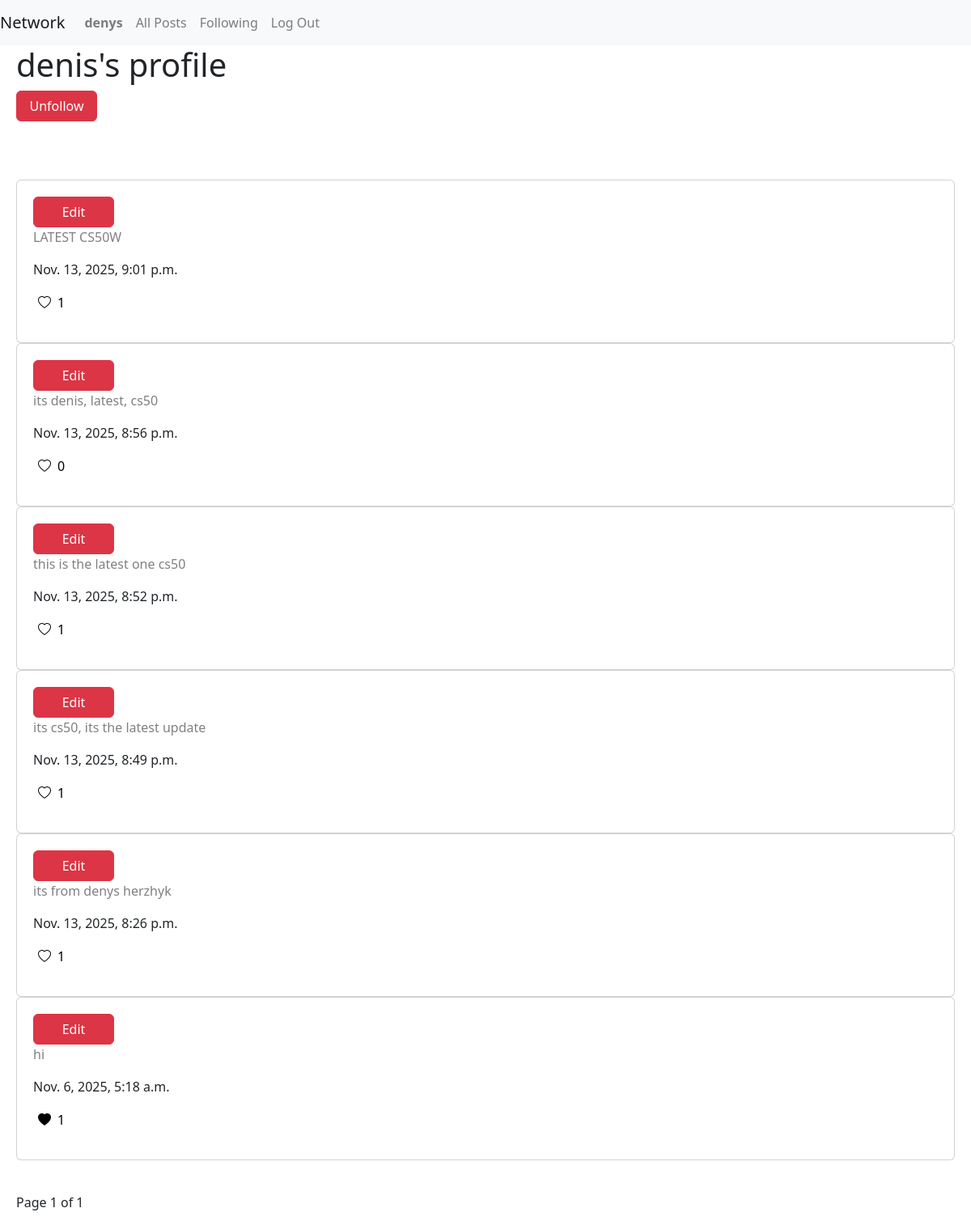
Page /profile/1/ (signed in) on the committed database.
### network/models.py (models this page shows, shortened)
class User(AbstractUser):
    pass

class Post(models.Model):
    creator = models.ForeignKey(User, on_delete=models.CASCADE)
    post_text = models.TextField()
    date = models.DateTimeField(auto_now_add=True)

### network/views.py (the view)
# urls.py: path("profile/<int:creator_id>/", views.profile, name="profile")
def profile(request, creator_id):
    if not request.user.is_authenticated:
        return render(request, 'network/register.html')
    creator = User.objects.get(pk=creator_id)
    posts = Post.objects.filter(creator=creator_id).order_by('-date')
    user_liked_posts = list(request.user.user_likes.values_list("post_id", flat=True))
    is_following = UserFollow.objects.filter(user=request.user, user_following=creator).exists()
    pagination = Paginator(posts, 10)
    page_number = request.GET.get('page')
    page_obj = pagination.get_page(page_number)
    return render(request, 'network/profile.html', {'is_following': is_following, 'creator_id': creator_id, 'creator': creator, 'user_liked_posts': user_liked_posts, "page_obj": page_obj})

### network/templates/network/profile.html (shortened to what this page needs)
{% extends "network/layout.html" %}
{% load static %}
{% block body %}
<div>
    {% if creator %}
    <div>
        <div style="display:flex; flex-direction: column;">
            <h1>{{creator}}'s profile</h1>
            {% if request.user != creator %}
            {% if is_following %}
            <button class="btn btn-danger" id="follow" style="width: 100px;" data-following-user-id="{{creator_id}}"
                data-logged-user-id="{{request.user.id}}">Unfollow</button>
            {% else %}
            <button class="btn btn-primary" id="follow" style="width: 100px;" data-following-user-id="{{creator_id}}"
                data-logged-user-id="{{request.user.id}}">Follow</button>
            {% endif %}
            {% else %}
            <button type="button" class="btn btn-secondary" style="width: 100px;" disabled>My profile</button>
            {% endif %}
        </div>
        <br><br><br>
        {% if page_obj %}
        {% for post in page_obj %}
        <div class="card" style="padding:20px;">
            <button class="btn btn-danger edit-btn" style="width: 100px;" data-post-id="{{post.id}}">Edit</button>
            <div data-block1-id="{{post.id}}" class="bl-1">
                <p class="card-text" id="txt" style="color: gray">{{post.post_text}}</p>
                <p class="">{{post.date}}</p>
                <button type="button" data-creator-id="{{request.user.id}}" data-like-post-id="{{post.id}}"
                    class="d-flex like-btn" style="background-color: white; border:none">
                    {% if post.id in user_liked_posts %}
                    <i class="bi bi-heart-fill"></i>
                    {% else %}
                    <i class="bi bi-heart"></i>
                    {% endif %}
                    <p class="like_count ml-2">{{post.post_likes.count }}</p>
                </button>
            </div>
        </div>
        {% endfor %}
        <nav aria-label="Page navigation example">
            <ul class="pagination">
                <br>
            </ul>
        </nav>
        <p class="current">
            Page {{page_obj.number}} of {{page_obj.paginator.num_pages}}
        </p>
        {% else %}
        <p>No posts are available yet</p>
        {% endif%}
    </div>
    {% else %}
    <p>User does not exist</p>
    {% endif %}
</div>
{% endblock%}

### network/templates/network/layout.html (shortened to what this page needs)
<!DOCTYPE html>
<html lang="en">
<head>
    <link rel="stylesheet" href="https://stackpath.bootstrapcdn.com/bootstrap/4.4.1/css/bootstrap.min.css"
>
    <link href="https://cdn.jsdelivr.net/npm/bootstrap@5.3.3/dist/css/bootstrap.min.css" rel="stylesheet">
    <link rel="stylesheet" href="https://cdn.jsdelivr.net/npm/bootstrap-icons@1.11.3/font/bootstrap-icons.min.css" />
</head>
<body>
    <nav class="navbar navbar-expand-lg navbar-light bg-light">
        <a class="navbar-brand" href="">Network</a>
        <div>
            <ul class="navbar-nav mr-auto">
                {% if user.is_authenticated %}
                <li class="nav-item">
                    <a class="nav-link" href="#"><strong>{{ user.username }}</strong></a>
                </li>
                {% endif %}
                <li class="nav-item">
                    <a class="nav-link" href="{% url 'posts' %}">All Posts</a>
                </li>
                {% if user.is_authenticated %}
                <li class="nav-item">
                    <a class="nav-link" href="{% url 'follow' %}">Following</a>
                </li>
                <li class="nav-item">
                    <a class="nav-link" href="{% url 'logout' %}">Log Out</a>
                </li>
                {% endif %}
            </ul>
        </div>
    </nav>
    <div class="body" style="padding-left: 20px; padding-right: 20px;">
        {% block body %}
        {% endblock %}
    </div>
</body>
</html>

### rows in the picture
User: username "denys"
User: username "denis"
Post: post_text "LATEST CS50W", date "Nov. 13, 2025, 9:01 p.m.", post_likes.count "1"
Post: post_text "its denis, latest, cs50", date "Nov. 13, 2025, 8:56 p.m.", post_likes.count "0"
Post: post_text "this is the latest one cs50", date "Nov. 13, 2025, 8:52 p.m.", post_likes.count "1"
Post: post_text "its cs50, its the latest update", date "Nov. 13, 2025, 8:49 p.m.", post_likes.count "1"
Post: post_text "its from denys herzhyk", date "Nov. 13, 2025, 8:26 p.m.", post_likes.count "1"
Post: post_text "hi", date "Nov. 6, 2025, 5:18 a.m.", post_likes.count "1"

### other values in the picture
{{ page_obj.number }} "1"
{{ page_obj.paginator.num_pages }} "1"
